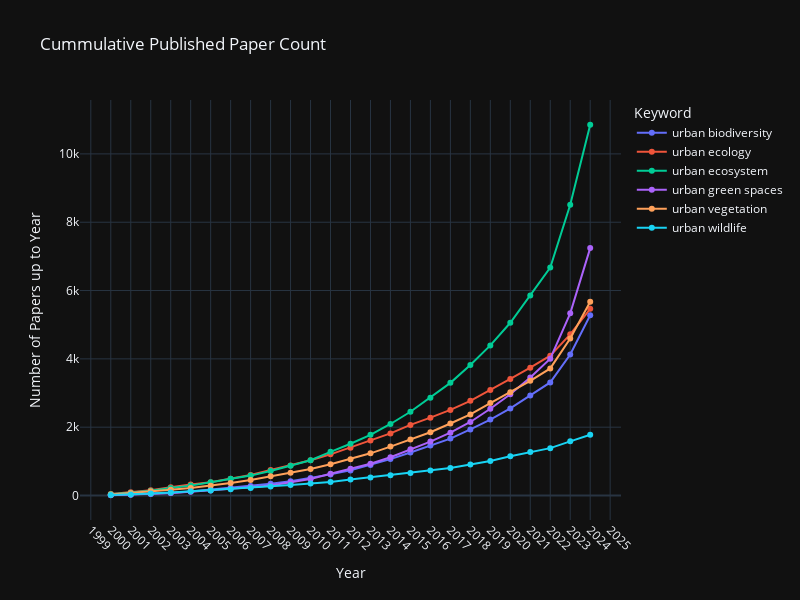

Source (notebook cell):
### Code cell
df_keywords['cumulative_papers'] = df_keywords.groupby('search_keyword')['paper_count'].cumsum()
fig = px.line(
    df_keywords,
    x='year',
    y='cumulative_papers',
    color='search_keyword',
    title='Cummulative Published Paper Count',
    markers=True,
)

fig.update_layout(
    xaxis_title='Year',
    yaxis_title='Number of Papers up to Year',
    legend_title='Keyword',
    font=dict(size=12),
    width=800,
    height=600,
    template='plotly_dark',
    xaxis=dict(showgrid=True,
               dtick=1,
               tickangle=45),
    yaxis=dict(showgrid=True),
)

fig.show()

### Figure 1 — Plotly figure (JSON) as saved in the notebook; plotly's stock layout.template omitted (floating-point values rounded to 4 significant figures)
{"data": [{"hovertemplate": "search_keyword=urban biodiversity<br>year=%{x}<br>cumulative_papers=%{y}<extra></extra>", "legendgroup": "urban biodiversity", "line": {"color": "#636efa", "dash": "solid"}, "marker": {"symbol": "circle"}, "mode": "lines+markers", "name": "urban biodiversity", "orientation": "v", "showlegend": true, "type": "scatter", "x": [2000, 2001, 2002, 2003, 2004, 2005, 2006, 2007, 2008, 2009, 2010, 2011, 2012, 2013, 2014, 2015, 2016, 2017, 2018, 2019, 2020, 2021, 2022, 2023, 2024], "xaxis": "x", "y": [15, 30, 46, 75, 119, 172, 228, 281, 345, 415, 512, 619, 736, 895, 1066, 1259, 1464, 1667, 1935, 2222, 2550, 2930, 3311, 4129, 5277], "yaxis": "y"}, {"hovertemplate": "search_keyword=urban ecology<br>year=%{x}<br>cumulative_papers=%{y}<extra></extra>", "legendgroup": "urban ecology", "line": {"color": "#EF553B", "dash": "solid"}, "marker": {"symbol": "circle"}, "mode": "lines+markers", "name": "urban ecology", "orientation": "v", "showlegend": true, "type": "scatter", "x": [2000, 2001, 2002, 2003, 2004, 2005, 2006, 2007, 2008, 2009, 2010, 2011, 2012, 2013, 2014, 2015, 2016, 2017, 2018, 2019, 2020, 2021, 2022, 2023, 2024], "xaxis": "x", "y": [47, 96, 151, 240, 326, 387, 493, 603, 745, 880, 1032, 1206, 1400, 1614, 1818, 2067, 2279, 2507, 2773, 3088, 3414, 3743, 4094, 4719, 5466], "yaxis": "y"}, {"hovertemplate": "search_keyword=urban ecosystem<br>year=%{x}<br>cumulative_papers=%{y}<extra></extra>", "legendgroup": "urban ecosystem", "line": {"color": "#00cc96", "dash": "solid"}, "marker": {"symbol": "circle"}, "mode": "lines+markers", "name": "urban ecosystem", "orientation": "v", "showlegend": true, "type": "scatter", "x": [2000, 2001, 2002, 2003, 2004, 2005, 2006, 2007, 2008, 2009, 2010, 2011, 2012, 2013, 2014, 2015, 2016, 2017, 2018, 2019, 2020, 2021, 2022, 2023, 2024], "xaxis": "x", "y": [34, 83, 143, 220, 290, 389, 490, 583, 720, 872, 1034, 1278, 1515, 1776, 2094, 2451, 2863, 3298, 3823, 4394, 5057, 5858, 6673, 8513, 10853], "yaxis": "y"}, {"hovertemplate": "search_keyword=urban green spaces<br>year=%{x}<br>cumulative_papers=%{y}<extra></extra>", "legendgroup": "urban green spaces", "line": {"color": "#ab63fa", "dash": "solid"}, "marker": {"symbol": "circle"}, "mode": "lines+markers", "name": "urban green spaces", "orientation": "v", "showlegend": true, "type": "scatter", "x": [2000, 2001, 2002, 2003, 2004, 2005, 2006, 2007, 2008, 2009, 2010, 2011, 2012, 2013, 2014, 2015, 2016, 2017, 2018, 2019, 2020, 2021, 2022, 2023, 2024], "xaxis": "x", "y": [8, 26, 51, 75, 108, 148, 197, 242, 294, 380, 486, 635, 786, 932, 1120, 1354, 1578, 1839, 2152, 2539, 2963, 3453, 4007, 5334, 7242], "yaxis": "y"}, {"hovertemplate": "search_keyword=urban vegetation<br>year=%{x}<br>cumulative_papers=%{y}<extra></extra>", "legendgroup": "urban vegetation", "line": {"color": "#FFA15A", "dash": "solid"}, "marker": {"symbol": "circle"}, "mode": "lines+markers", "name": "urban vegetation", "orientation": "v", "showlegend": true, "type": "scatter", "x": [2000, 2001, 2002, 2003, 2004, 2005, 2006, 2007, 2008, 2009, 2010, 2011, 2012, 2013, 2014, 2015, 2016, 2017, 2018, 2019, 2020, 2021, 2022, 2023, 2024], "xaxis": "x", "y": [31, 72, 124, 169, 223, 288, 364, 456, 567, 664, 779, 913, 1063, 1235, 1432, 1639, 1853, 2107, 2373, 2707, 3021, 3358, 3721, 4598, 5669], "yaxis": "y"}, {"hovertemplate": "search_keyword=urban wildlife<br>year=%{x}<br>cumulative_papers=%{y}<extra></extra>", "legendgroup": "urban wildlife", "line": {"color": "#19d3f3", "dash": "solid"}, "marker": {"symbol": "circle"}, "mode": "lines+markers", "name": "urban wildlife", "orientation": "v", "showlegend": true, "type": "scatter", "x": [2000, 2001, 2002, 2003, 2004, 2005, 2006, 2007, 2008, 2009, 2010, 2011, 2012, 2013, 2014, 2015, 2016, 2017, 2018, 2019, 2020, 2021, 2022, 2023, 2024], "xaxis": "x", "y": [16, 33, 56, 90, 125, 149, 181, 222, 264, 306, 349, 394, 466, 530, 595, 658, 733, 805, 910, 1009, 1150, 1271, 1387, 1585, 1780], "yaxis": "y"}], "layout": {"font": {"size": 12}, "height": 600, "legend": {"title": {"text": "Keyword"}, "tracegroupgap": 0}, "title": {"text": "Cummulative Published Paper Count"}, "width": 800, "xaxis": {"anchor": "y", "domain": [0, 1], "dtick": 1, "showgrid": true, "tickangle": 45, "title": {"text": "Year"}}, "yaxis": {"anchor": "x", "domain": [0, 1], "showgrid": true, "title": {"text": "Number of Papers up to Year"}}}}
